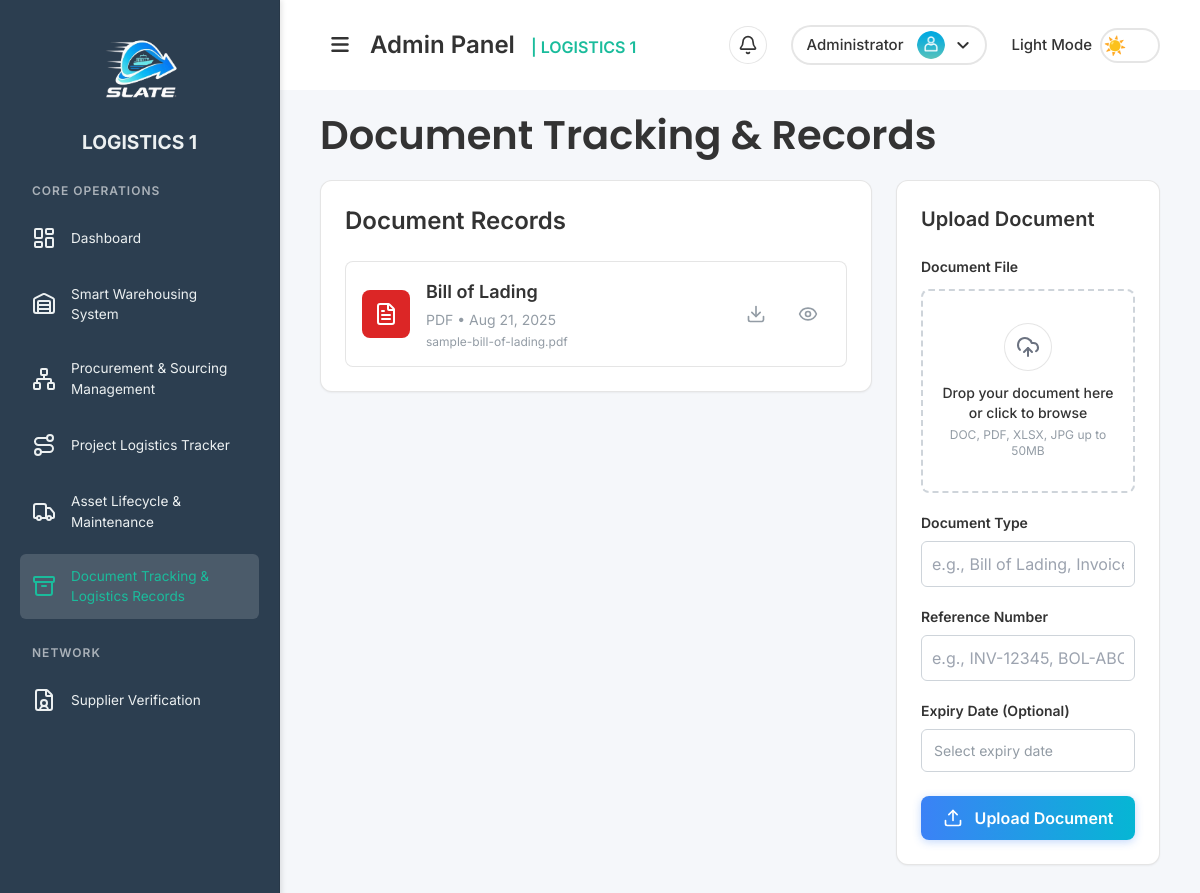
Page /pages/document_tracking_records.php (signed in) on the earlier database version.
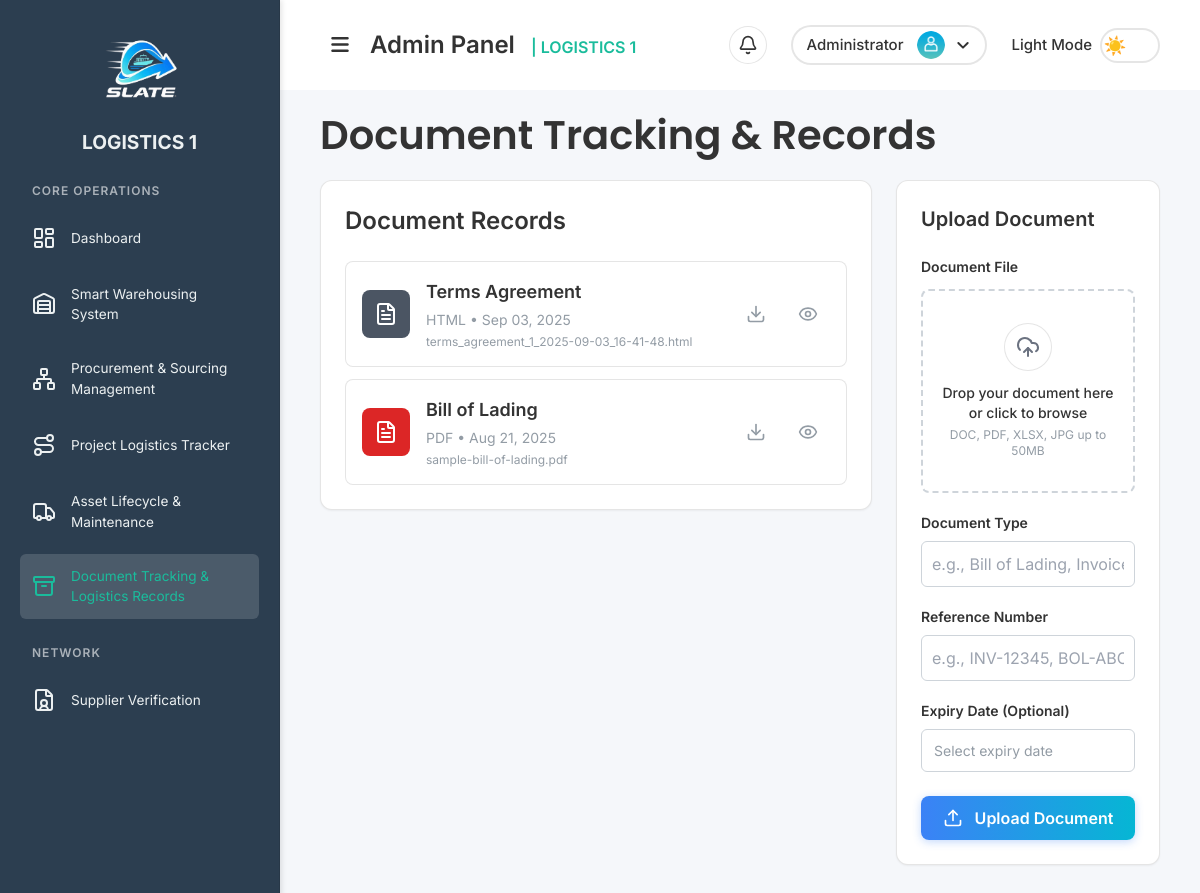
Same page on the later database version.
### tables this page shows
CREATE TABLE `documents` (
  `id` int NOT NULL,
  `file_name` varchar(255) NOT NULL,
  `file_path` varchar(255) NOT NULL,
  `document_type` varchar(100) DEFAULT NULL,
  `reference_number` varchar(100) DEFAULT NULL,
  `expiry_date` date DEFAULT NULL,
  `upload_date` timestamp NULL DEFAULT CURRENT_TIMESTAMP
);

### includes/functions/document.php (called while the page is built, shortened)
<?php
function getAllDocuments() {
    $conn = getDbConnection();
    $result = $conn->query("SELECT * FROM documents ORDER BY upload_date DESC");
    $documents = $result ? $result->fetch_all(MYSQLI_ASSOC) : [];
    return $documents;
}
?>

### pages/document_tracking_records.php (the view, shortened to what the changed rows need)
<?php
require_once '../includes/functions/document.php';
$documents = getAllDocuments();
?>
<!DOCTYPE html>
<html lang="en">
<head>
  <link rel="stylesheet" href="../assets/css/styles.css">
  <link rel="stylesheet" href="../assets/css/sidebar.css">
  <link rel="stylesheet" href="https://cdnjs.cloudflare.com/ajax/libs/font-awesome/6.7.2/css/all.min.css">
  <script src="https://cdn.tailwindcss.com"></script>
</head>
<body class="sidebar-active">
  <div class="main-content-wrapper" id="mainContentWrapper">
    <div class="content" id="mainContent">
      <?php include '../partials/header.php'; ?>
      <h1 class="font-semibold page-title">Document Tracking & Records</h1>
      <div class="grid grid-cols-1 lg:grid-cols-3 gap-6">
        <div class="col-span-1 lg:col-span-2">
          <div class="bg-[var(--card-bg)] border border-[var(--card-border)] rounded-xl p-6 shadow-sm">
            <div class="flex justify-between items-center mb-6">
              <h2 class="text-2xl font-semibold text-[var(--text-color)]">Document Records</h2>
            </div>
            <div class="space-y-3">
              <?php if (empty($documents)): ?>
                <div class="text-center py-8 text-[var(--placeholder-color)]">
                  <i data-lucide="file-x" class="w-12 h-12 mx-auto mb-3 opacity-50"></i>
                  <p>No documents uploaded yet</p>
                </div>
              <?php else: ?>
                <?php foreach($documents as $doc): ?>
                  <?php
                    $fileExtension = pathinfo($doc['file_name'], PATHINFO_EXTENSION);
                    $fileTypeDisplay = strtoupper($fileExtension);
                    $bgColor = 'bg-gray-600 dark:bg-gray-700';
                    $textColor = 'text-white font-bold dark:text-gray-300';
                    switch(strtolower($fileExtension)) {
                      case 'pdf':
                        $bgColor = 'bg-red-600 dark:bg-red-900/30';
                        $textColor = 'text-white font-bold dark:text-red-400';
                        break;
                    }
                  ?>
                  <div class="flex items-center p-4 bg-[var(--card-bg)] border border-[var(--card-border)] rounded-lg hover:shadow-md transition-shadow group">
                    <div class="flex-shrink-0 mr-4">
                      <div class="w-12 h-12 rounded-lg <?php echo $bgColor; ?> flex items-center justify-center">
                        <i data-lucide="file-text" class="w-6 h-6 <?php echo $textColor; ?>"></i>
                      </div>
                    </div>
                    <div class="flex-1 min-w-0">
                      <h3 class="text-lg font-semibold text-[var(--text-color)] truncate">
                        <?php echo htmlspecialchars($doc['document_type']); ?>
                      </h3>
                      <p class="text-sm text-[var(--placeholder-color)] mt-1">
                        <?php echo $fileTypeDisplay; ?> • <?php echo date('M d, Y', strtotime($doc['upload_date'])); ?>
                      </p>
                      <p class="text-xs text-[var(--placeholder-color)] mt-1 truncate">
                        <?php echo htmlspecialchars($doc['file_name']); ?>
                      </p>
                    </div>
                    <div class="flex-shrink-0 ml-4 flex items-center space-x-2">
                      <a href="../<?php echo htmlspecialchars($doc['file_path']); ?>" target="_blank"
                         class="p-3 text-[var(--placeholder-color)] hover:text-[var(--text-color)] hover:bg-[var(--input-bg)] rounded-lg transition-colors"
                         title="Download file">
                        <i data-lucide="download" class="w-5 h-5"></i>
                      </a>
                      <button type="button"
                              onclick="openDocumentDetails(<?php echo htmlspecialchars(json_encode($doc)); ?>)"
                              class="p-3 text-[var(--placeholder-color)] hover:text-[var(--text-color)] hover:bg-[var(--input-bg)] rounded-lg transition-colors"
                              title="View details">
                        <i data-lucide="eye" class="w-5 h-5"></i>
          </button>
                    </div>
                  </div>
                <?php endforeach; ?>
              <?php endif; ?>
            </div>
          </div>
        </div>
        <div class="hidden lg:block lg:col-span-1">
          <div class="bg-[var(--card-bg)] border border-[var(--card-border)] rounded-xl p-6 shadow-sm sticky top-6">
            <h2 class="text-xl font-semibold text-[var(--text-color)] mb-6 flex items-center">
              Upload Document
            </h2>
          </div>
        </div>
      </div>
    </div>
  </div>
</body>
</html>

Differences in the rows shown:
added documents: document_type "Terms Agreement", file_name "HTML", upload_date "Sep 03, 2025", file_name "terms_agreement_1_2025-09-03_16-41-48.html"
